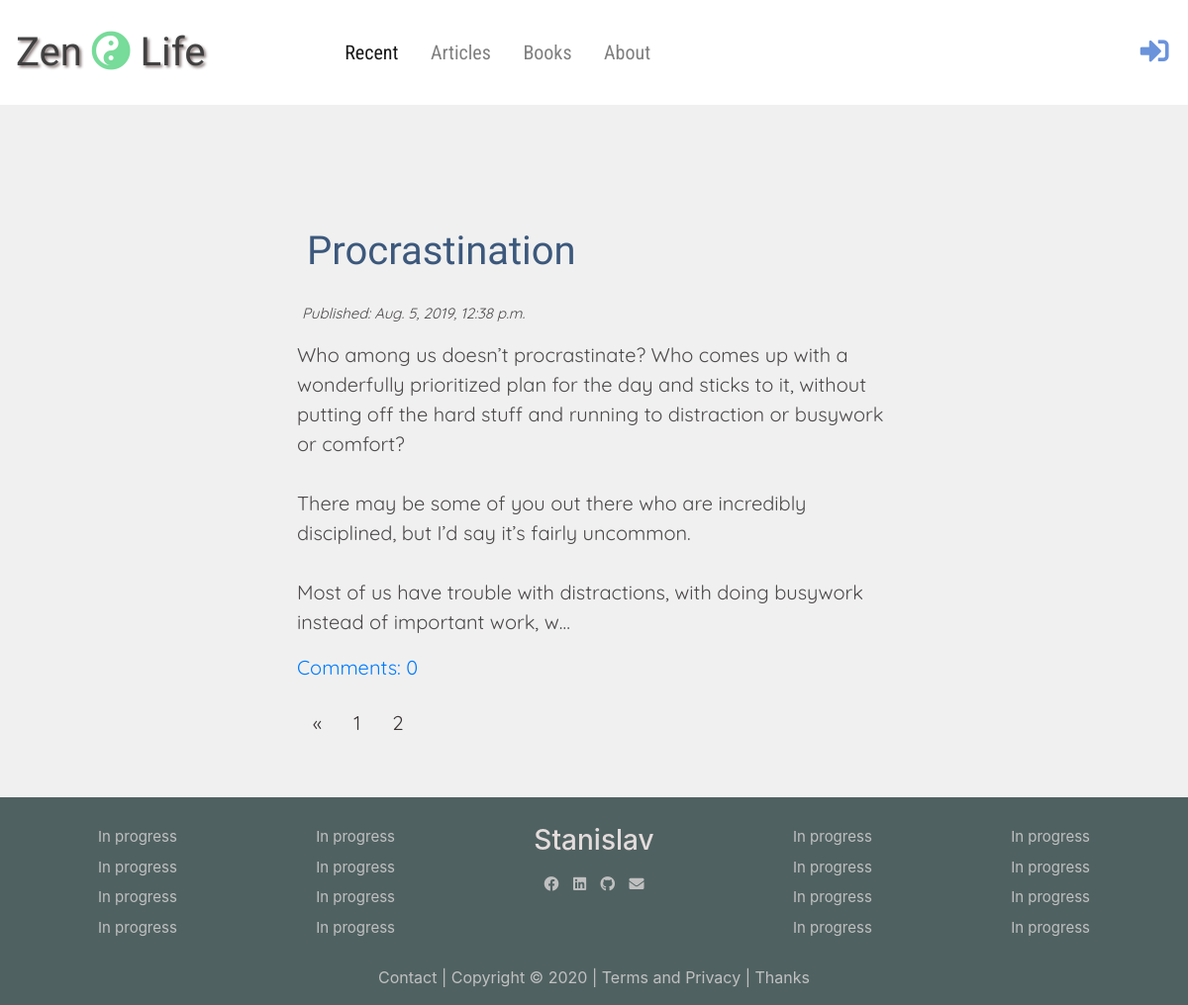
Screenshot of /?page=2 with the database file from the repository.
### blogApp/models.py (models this page shows, shortened)
class Post(models.Model):
    author = models.ForeignKey('auth.User', on_delete=models.CASCADE)
    title = models.CharField(max_length=250)
    text = models.TextField()
    created_date = models.DateTimeField(default=timezone.now)
    published_date = models.DateTimeField(default=None)
    def approved_comments(self):
        return self.comments.filter(approved=True)

### blogApp/views.py (the view)
# urls.py: path('', views.post_list, name = 'post_list'),
def post_list(request):    #templates/blogApp/post_list.html but tempaltes is automatic
    all_posts = Post.objects.filter(published_date__lte=timezone.now()).order_by('-published_date')
    paginator = Paginator(all_posts, 2)
    page = request.GET.get('page')
    posts = paginator.get_page(page)
    page_range = []
    for i in range(posts.number-3, posts.number+4):
        if i >= 1 and i<= posts.paginator.num_pages:
            page_range.append(i)
    if len(page_range) < 2:
        page_range = []
    stuff_for_frontend = {'posts': posts, 'page_range':page_range}
    return render(request, 'blogApp/post_list.html', stuff_for_frontend)

### blogApp/templates/blogApp/post_list.html (shortened to what this page needs)
{% extends "blogApp/base.html" %}
{% block content %}
    {% for post in posts %}
    <div class="post-div">
        <h2><a href="{% url 'post_detail' pk=post.pk %}">{{ post.title }}</a></h3>
        <p class="time">Published: {{ post.published_date }}</p>
        <p>{{ post.text|truncatechars:400|linebreaksbr }}</p>
        <a href="{% url 'post_detail' pk=post.pk %}#comments">Comments: {{ post.approved_comments.count }}</a>
    </div>
    {% endfor %}
    <div class="pagination">
        {% if posts.has_previous %}
        <a href="?page=1">&laquo;</a>
        {% endif %}
        {% for i in page_range %}
            <a href="?page={{ i }}"> {{ i }} </a>
        {% endfor %}
    </div>
{% endblock  %}

### blogApp/static/css/blogApp.css (style rules this page uses)
* { margin: 0; padding: 0; }
html, body { min-height: 100%; height: 100%; width: 100%; margin: 0; padding: 0; font-size: 100%; }
body { background-color: rgb(240, 240, 240); font-size: 16px; }
.post-div { padding: 0.625rem 0; }
.post-div h2 { padding: 0.625rem 1.25rem 1.25rem 0.625rem; font-family: 'Indie Flower', cursive; font-size: 2.5rem; color: rgb(60, 88, 124); }
.post-div h2 a { text-decoration: none; font: bold; color: rgb(60, 88, 124); }
.post-div p { color: rgb(77, 74, 74); }
.time { margin-left: 5px !important; font-style: italic; font-size: 0.9375rem; }
.pagination { display: inline-block; }
.pagination a { padding: 0.8em; float: left; text-decoration: none; color: rgb(59, 53, 53); }

### rows the page displays
Post: title "Procrastination", published_date "Aug. 5, 2019, 12:38 p.m.", text "Who among us doesn’t procrastinate? Who comes up with a wonderfully prioritized plan for the day and sticks to it, without putting off the hard stuff and running to distraction or busywork or comfort? There may be some of you out there who are incredibly disciplined, but I’d say it’s fairly uncommon. Most of us have trouble with distractions, with doing busywork instead of important work, w…", approved_comments.count "0"

### other values shown
{{ i }} "1" "2"
